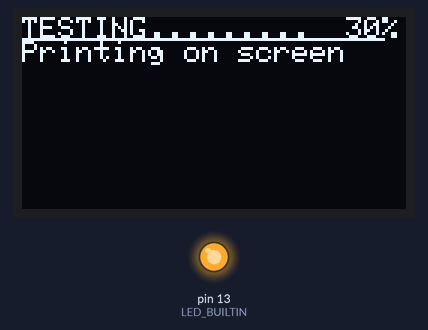
Simulated run of this sketch. Board: Arduino Uno, built with avr-gcc and run on an emulated ATmega328P. Parts: 128×64 one-colour display, output pins drawn as LEDs (lit = HIGH). The modem accepts every AT command (registered, SIM ready, sends succeed) and sends nothing else.

Above: at 0.1 s.
At 5.2 s:
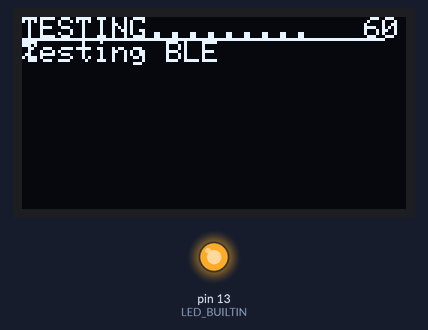

The sketch:

testBoard.ino
```cpp
#include <SPI.h>
#include <Wire.h>
#include <Adafruit_GFX.h>
#include <Adafruit_SSD1306.h>
#include <Fonts/FreeSans9pt7b.h>
#include <SoftwareSerial.h>


Adafruit_SSD1306 display(-1);
SoftwareSerial ble(7,6);
SoftwareSerial wifi(2,3);

void printScreen(String text, String progress) {

  // Clear the buffer.
  display.clearDisplay();

  display.setCursor(0,0);
  //               xxxxxxxxxxxxxxxxx"+progress+"x
  display.println("TESTING......... "+progress+"%"); //first line - only 21 chars
  display.drawLine(0,7,120,7,WHITE);

  display.setCursor(0,8);
  display.println(text);

  display.display();
}

void setup()
{
  // initialize with the I2C addr 0x3C
  display.begin(SSD1306_SWITCHCAPVCC, 0x3C);

  pinMode(LED_BUILTIN, OUTPUT);
  digitalWrite(LED_BUILTIN, HIGH);

 // Display Text
  display.clearDisplay();

  display.setTextSize(1);      // Normal 1:1 pixel scale
  display.setTextColor(WHITE); // Draw white text
  display.cp437(true);         // Use full 256 char 'Code Page 437' font

  // Testing screen
  printScreen("Printing on screen" ," 30");

  // Testing BLE
  ble.begin(9600);

  ble.println("AT+ROLE0");
  delay(1000);
  ble.println("AT+UUID0xFFE0");
  delay(1000);
  ble.println("AT+CHAR0xFFE1");
  delay(1000);
  ble.println("AT+NAMEDVID-TESTING");
  delay(1000);
  ble.println("AT+RESET");
  delay(1000);

  printScreen("Testing BLE", "  60");

  // Testing Wifi
  wifi.begin(115200);

  wifi.println("AT");
  wifi.println("AT+CWMODE=2");
  wifi.println("AT+CWSAP_CUR=\"DVID-TESTING\",\"aaa\",5,0");
}

void loop() {}
```
